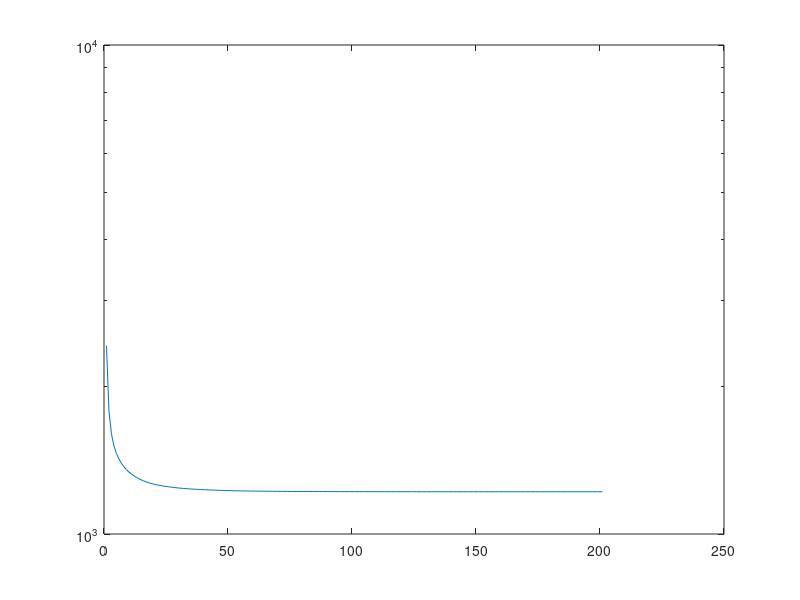

Source code (MATLAB):
m=100;
n=500;
s=50;
A=randn(m,n);
xs=zeros(n,1);picks=randperm(n);xs(picks(1:s))=randn(s,1);
b=A*xs;
maxiter=200;
x=zeros(n,1);
H=A'*A;
ab=A'*b;
t=1/eigs(H,1); %step size
tao=50;
yrecord=zeros(maxiter+1,1);
yrecord(1)=0.5*norm(A*x-b)^2+tao*norm(x,1);
for iter = 1:maxiter
    u=x-t*(H*x-ab);
    x=sign(u).*max(abs(u)-t*tao,0); %soft threshold
    yrecord(iter+1)=0.5*norm(A*x-b)^2+tao*norm(x,1);
end
figure(1); semilogy((1:maxiter+1),yrecord);
